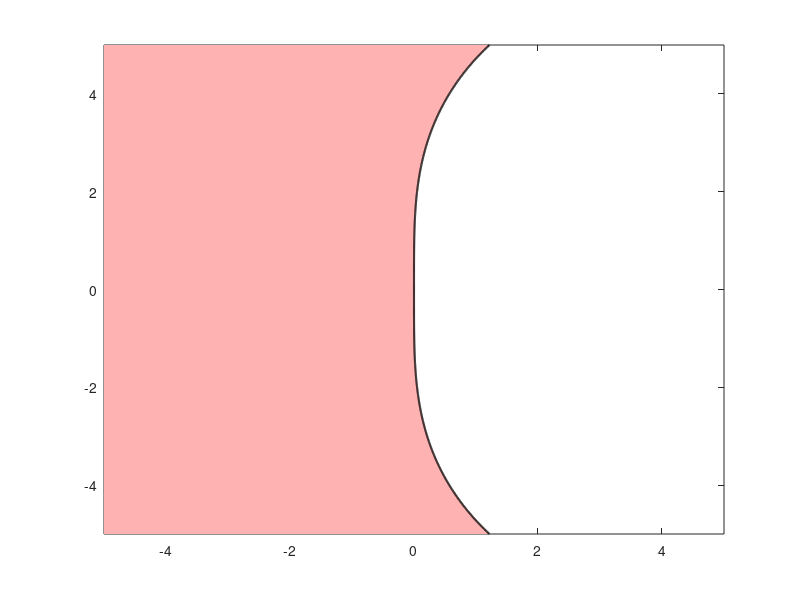

This chart was generated by the following MATLAB code: (Note: this script raises an error after producing the figure.)
clear; close all

%% problem 1 RAS plot

gamma = 1-sqrt(2)/2;
colors = 1/255*[0 0 255; 160 32 240; 255 0 0; 255 165 0; 0 255 255; 0 0 0];
real = linspace(-5,5,1001);
im = linspace(-5,5,1001);
[x,y] = meshgrid(real, im);
z = x + 1i*y;

num = 2 + (2-4*gamma)*z + (2*gamma^2 - 4*gamma + 1)*z.^2; % numerator
denom = 2*(1 - 2*gamma*z + gamma^2*z.^2); % denominator

R_z = num./denom; % R(z)
absR = abs(R_z); % |R(z)|

mask = double(absR <= 1);
mask(mask == 0) = NaN;

% Plot
figure(1)
pcolor(x, y, mask);
shading flat;
colormap([1 0.7 0.7]);
hold on

%boundary and axes
contour(x, y, absR, [1 1], 'k', 'LineWidth', 1.5);
xline(0, 'k--', 'LineWidth', 1);
yline(0, 'k--', 'LineWidth', 1);

xlabel('$\Re(z)$','Interpreter','latex'); ylabel('$\Im(z)$','Interpreter','latex');
title(sprintf('RAS of DIRK with \\gamma = 1 - \\surd2/2'));
legend('Stability region','Location', 'northwest');
grid on;
axis equal;
xlim([-4.5 4.5]);
ylim([-4.5 4.5]);

%% problem 4 - mu=100, Tmax=200, DIRK2 fixed

mu = 1e2;
Tmax = 200;
h = 1e-3;
y0 = [2; 0];

tic
[t1, sol1] = DIRK2_fixed(y0, h, Tmax, mu);
cpu1 = toc;

figure;
subplot(1,2,1);
plot(t1, sol1(:,1), 'b', 'LineWidth', 1.5);
hold on
plot(t1, sol1(:,2), 'r', 'LineWidth', 1.5);
xlabel('t','FontSize',14);
ylabel('x, y','FontSize',14);
title('Numerical Solution','FontSize',14);
legend('x(t)','y(t)','Location','northwest');
set(gca,'FontSize',13);
grid on; box on;

subplot(1,2,2);
plot(sol1(:,1), sol1(:,2), 'b', 'LineWidth', 1.5);
xlabel('x','FontSize',14);
ylabel('y','FontSize',14);
title('Phase Space','FontSize',14);
set(gca,'FontSize',13);
grid on; box on;

%% problem 4 - mu=1000, Tmax = 2000, DIRK2 fixed

mu2 = 1e3;
Tmax2 = 2e3;
h2 = 1e-3;

tic
[t2, sol2] = DIRK2_fixed(y0, h2, Tmax2, mu2);
cpu2 = toc;

figure;
subplot(1,2,1);
plot(t2, sol2(:,1), 'b', 'LineWidth', 1.5);
hold on
plot(t2, sol2(:,2), 'r', 'LineWidth', 1.5);
xlabel('t','FontSize',14);
ylabel('x, y','FontSize',14);
title('Numerical Solution','FontSize',14);
legend('x(t)','y(t)','Location','northwest');
set(gca,'FontSize',13);
grid on; box on;

subplot(1,2,2);
plot(sol2(:,1), sol2(:,2), 'b', 'LineWidth', 1.5);
xlabel('x','FontSize',14);
ylabel('y','FontSize',14);
title('Phase Space','FontSize',14);
set(gca,'FontSize',13);
grid on; box on;

%% problem 4 - mu=10^6, Tmax = 2*10^6, Adaptive DIRK2

mu3 = 1e6;
Tmax3 = 2e6;
atol = 1e-5;
rtol = 1e-5;
h_init = 1.0;

tic
[t3, sol3, nsteps3, nrej3] = DIRK2_adaptive(y0, h_init, Tmax3, mu3, atol, rtol);
cpu3 = toc;

figure;
subplot(1,2,1);
plot(t3, sol3(:,1), 'b', 'LineWidth', 1.5);
hold on
plot(t3, sol3(:,2), 'r', 'LineWidth', 1.5);
xlabel('t','FontSize',14);
ylabel('x, y','FontSize',14);
title('Numerical Solution','FontSize',14);
legend('x(t)','y(t)','Location','northwest');
set(gca,'FontSize',13);
grid on; box on;

subplot(1,2,2);
plot(sol3(:,1), sol3(:,2), 'b', 'LineWidth', 1.5);
xlabel('x','FontSize',14);
ylabel('y','FontSize',14);
title('Phase Space','FontSize',14);
set(gca,'FontSize',13);
grid on; box on;
